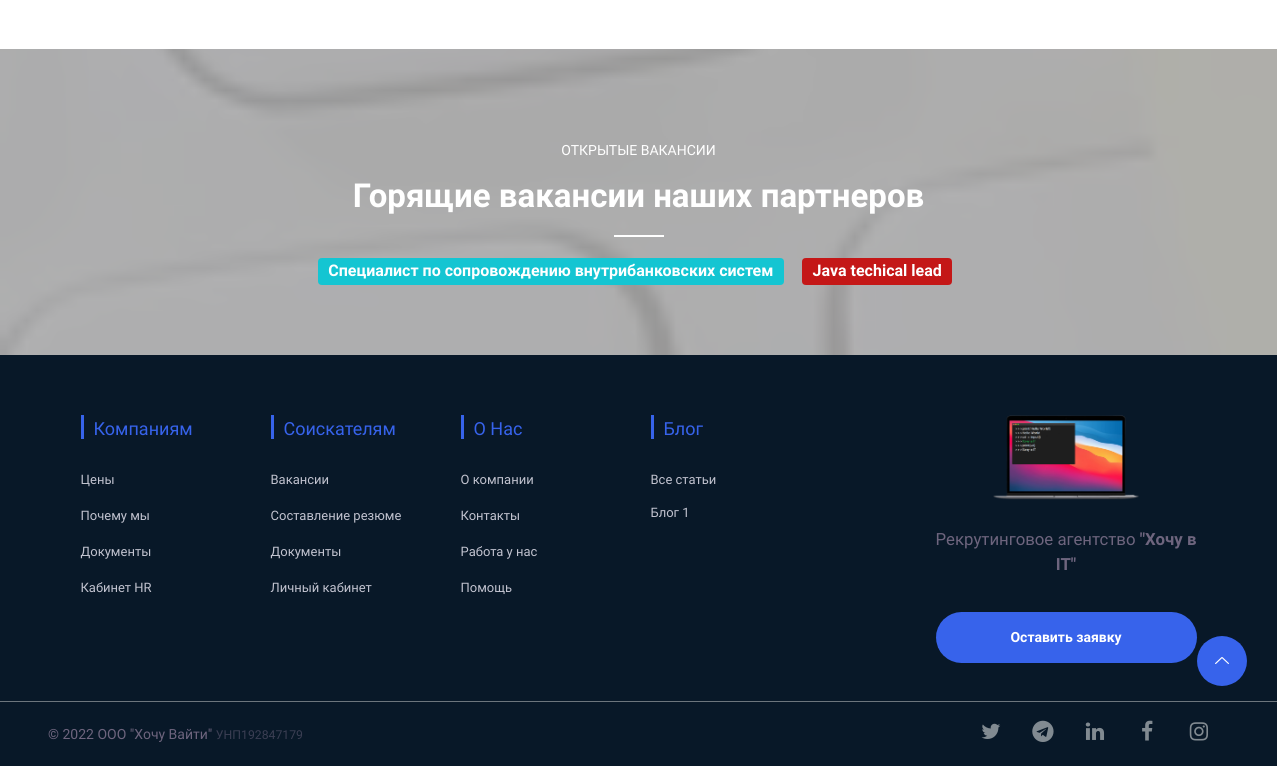
Before: / (lower part) with the older database file.
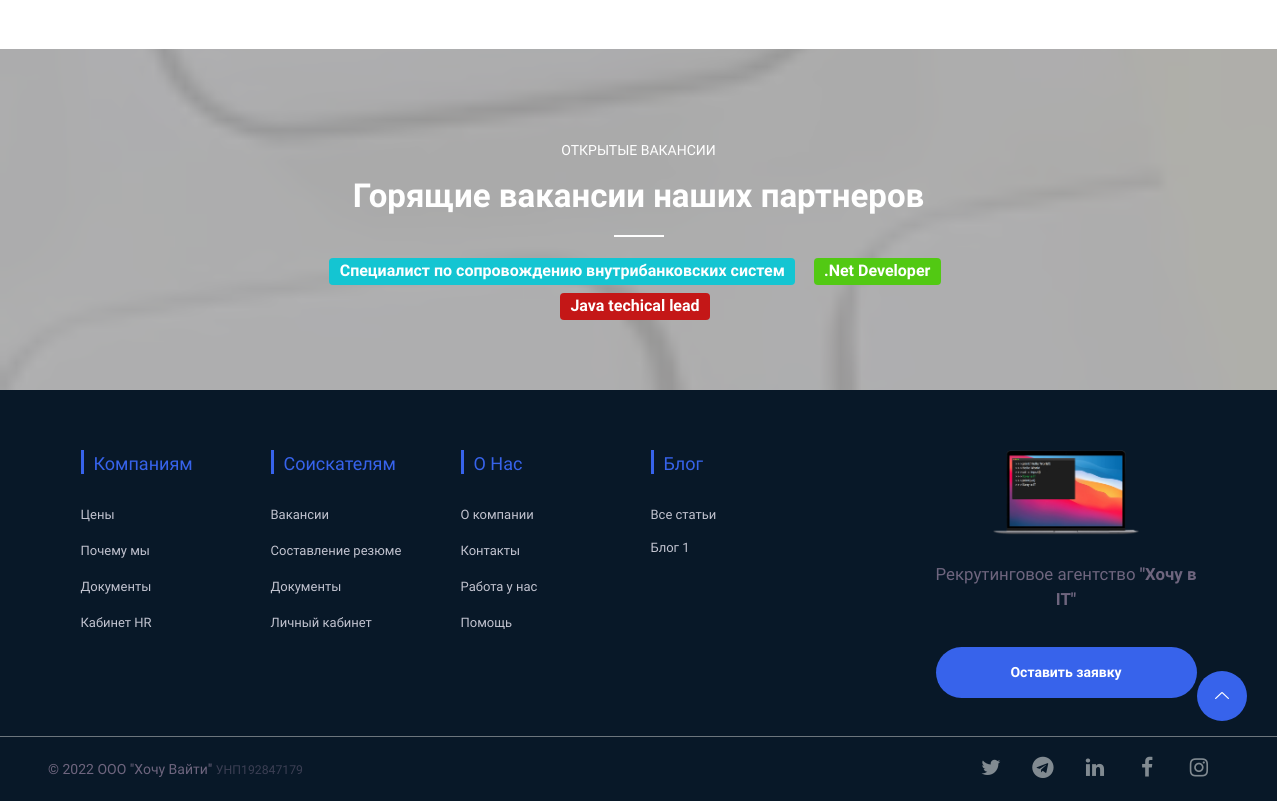
After: the same page with the newer database file.
### vacancy/models.py (models this page shows, shortened)
class Vacancy(models.Model):
    title = models.CharField("Название", max_length=200)
    color = models.CharField("Цвет публикации", max_length=10)
    text = models.TextField("Описание")
    salary_from = models.IntegerField("Вилка от")
    salary_to = models.IntegerField("Вилка до")
    currency = models.CharField("Валюта", max_length=500, choices=CURRENCY)
    grade = models.CharField("Грейд", max_length=500, choices=GRADE)
    stack = models.CharField("Технологии", max_length=500)
    benefits = models.TextField("Предложение и бонусы")
    vacancy_date = models.DateField("Дата публикации", default=timezone.now)
    activity = models.BooleanField('Активность', default=0)
    hot = models.BooleanField('Продвижение', default=0)

### blog/models.py (models this page shows, shortened)
class Blog(models.Model):
    title = models.CharField("Название", max_length=200)
    post = models.TextField("Пост")
    image = models.ImageField("Изображение", upload_to='images',)
    blog_date = models.DateField("Дата публикации", default=timezone.now)
    draft = models.BooleanField('Статус', default=0)

### contacts/models.py (models this page shows, shortened)
class Contacts(models.Model):
    title = models.CharField("Должность",max_length=200, default='Организация')
    default_status = models.BooleanField("Основной", default=0)
    telegram = models.URLField("Telegram",max_length=200, default='https://t.me/')
    facebook = models.URLField("Facebook",max_length=200, default='https://facebook.com/')
    instagram = models.URLField("Instagram",max_length=200, default='https://instagram.com/')
    career = models.URLField("Habr Career",max_length=200, default='https://career.habr.com/')
    twitter = models.URLField("Twitter",max_length=200, default='https://twitter.com/')
    linkedin = models.URLField("LinkedIn",max_length=200, default='https://linkedin.com/in/')
    phone = models.CharField("Телефон",max_length=200, default='+375')
    email = models.EmailField("Email",max_length=200, unique=True)
    address = models.CharField("Адрес",max_length=200, default='Минск, ')

### start/views.py (the view)
# urls.py: path('', views.menu_list, name='menu_list'),
def menu_list(request):
    menuposts = Blog.objects.filter(draft=1).order_by('-blog_date')[:3]
    vacancys = Vacancy.objects.filter(activity=1).order_by('-vacancy_date')
    contacts = Contacts.objects.filter(default_status=1)
    return render(request, 'index.html', {'menuposts': menuposts, 'vacancys': vacancys, 'contacts': contacts})

### templates/index.html (shortened to what this page needs)
{% extends 'home.html' %}
{% load static %}
{% block content %}
    <div class="latest-news-area section">
    </div>
    <section class="section free-version-banner-1 vh-50">
        <div class="container py-3">
            <div class="row align-items-center">
                <div class="col-lg-8 offset-lg-2 col-12">
                    <div class="section-title mb-60">
                        <span class="text-white wow fadeInDown" data-wow-delay=".2s" style="visibility: visible; animation-delay: 0.2s; animation-name: fadeInDown;">открытые вакансии</span>
                        <h2 class="text-white wow fadeInUp" data-wow-delay=".4s" style="visibility: visible; animation-delay: 0.4s; animation-name: fadeInUp;">Горящие вакансии наших партнеров</h2>
                            <div class="container">
                                {% for vacancy in vacancys %}
                                <a href="vacancy/{{ vacancy.id }}" class="badge my-1 mx-1 h1 wow fadeInUp text-white" data-wow-delay=".3s" style="visibility: visible; animation-delay: 0.3s; animation-name: fadeInUp; font-size: 16px; background-color: {{ vacancy.color }};">{{ vacancy.title }}</a>&nbsp;&nbsp;
                                {% endfor %}
                        </div>
                    </div>
                </div>
            </div>
        </div>
    </section>
    {% endblock %}

### templates/footer.html (shortened to what the changed rows need)
{% load static %}
    <footer class="footer">
        <div class="footer-middle">
            <div class="container">
                <div class="row">
                    <div class="col-lg-3 col-md-4 col-sm-12">
                        <div class="single-footer f-link text-truncate">
                            <ul>
                                            {% for menupost in menuposts %}
                                            <li><a href="blog/{{ menupost.id }}" class="text-truncate" style="margin-top: -2px; margin-bottom: -1px;">{{ menupost.title }}</a></li>
                                            {% endfor %}
                            </ul>
                        </div>
                    </div>
                </div>
            </div>
        </div>
        <div class="footer-bottom">
            <div class="d-flex flex-column flex-md-row justify-content-between mx-auto py-2 mt-2 border-top border-secondary">
<ul class="d-flex justify-content-center order-md-last social-icons my-auto mx-5" style="margin-top: -12px">
    {% for contact in contacts %}
              <li  data-bs-toggle="tooltip" data-bs-placement="top" title="Twitter"><a class="twitter" href="{{ contact.twitter }}"><i class="fa fa-twitter fa-lg"></i></a></li>
              <li  data-bs-toggle="tooltip" data-bs-placement="top" title="Telegram"><a class="telegram" href="{{ contact.telegram }}"><i class="fa fa-telegram fa-lg"></i></a></li>
              <li  data-bs-toggle="tooltip" data-bs-placement="top" title="Linkedin"><a class="linkedin" href="{{ contact.linkedin }}"><i class="fa fa-linkedin fa-lg"></i></a></li>
              <li  data-bs-toggle="tooltip" data-bs-placement="top" title="Facebook"><a class="facebook" href="{{ contact.facebook }}"><i class="fa fa-facebook fa-lg"></i></a></li>
              <li  data-bs-toggle="tooltip" data-bs-placement="top" title="Instagram"><a class="instagram" href="{{ contact.instagram }}"><i class="fa fa-instagram fa-lg"></i></a></li>
    {% endfor %}
</ul>
      </div>
        </div>
    </footer>

Changed rows visible on the page:
added Vacancy: title ".Net Developer"
